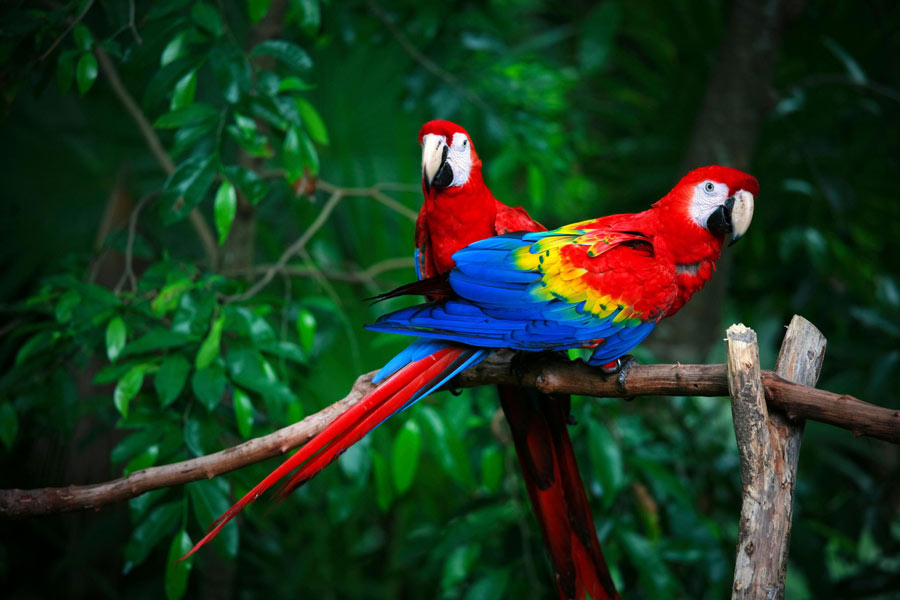
%> input picture data/parrots.jpg, 900 x 600 px
$ octave image_tutorial.m   (GNU Octave 9; MATLAB toolbox functions it lacks are replaced by stand-ins)
%> lines starting %> are read from the running program, lines starting %| are printed output that depends on the picture; in (x1, y1, x2, y2) boxes, pixels count from 0 and x2, y2 are one past the last pixel; in counts of white or black regions, pixels touching at a corner belong together; the program's own positions count from 1
clc;
clear;

%% read and show the image
A = imread('data/parrots.jpg');
%> A is the input picture: size 600x900x3 uint8; mean R, G, B 29, 54.4, 31.3

figure;
imshow(A);

%% drawing the three separate channels
% [15 lines of commented-out code are left out]

%% convert the rgb to gray and show it
A_gray = rgb2gray(A);
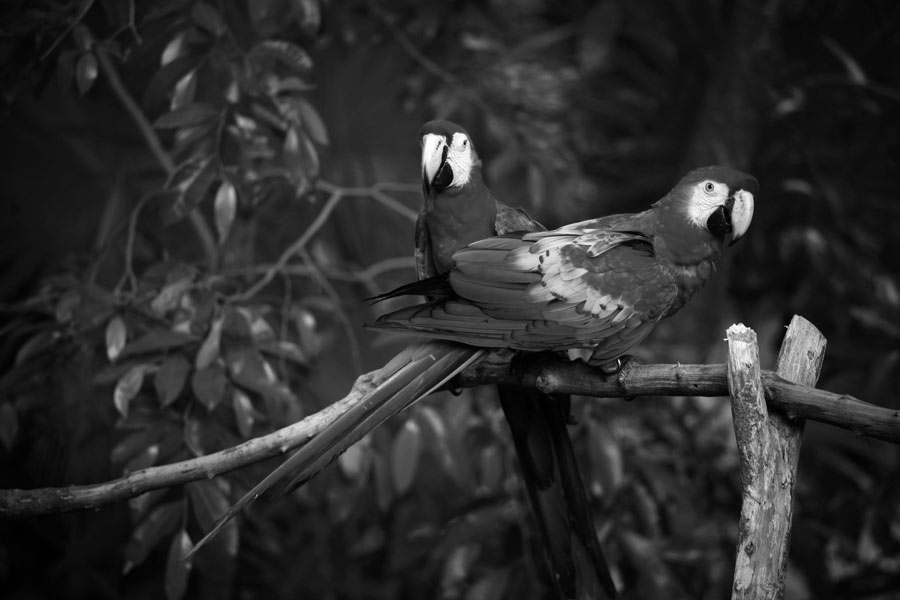
%> A_gray: size 600x900 uint8; min 0, max 255, mean 44.2

figure;
imshow(A_gray);

%% write image
imwrite(A_gray, 'data/gray_parrots.jpg');

%% cut some part of an image
A_cut = A_gray(200:400,300:600);
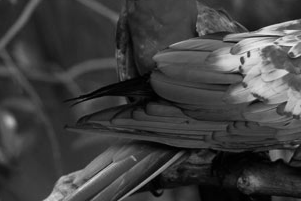
%> A_cut: size 201x301 uint8; min 0, max 237, mean 64.1
figure;
imshow(A_cut)

%% change the intensity of a rectangular of image to 255
A_gray_copy = A_gray;
A_gray_copy(55:100,55:100)=255;
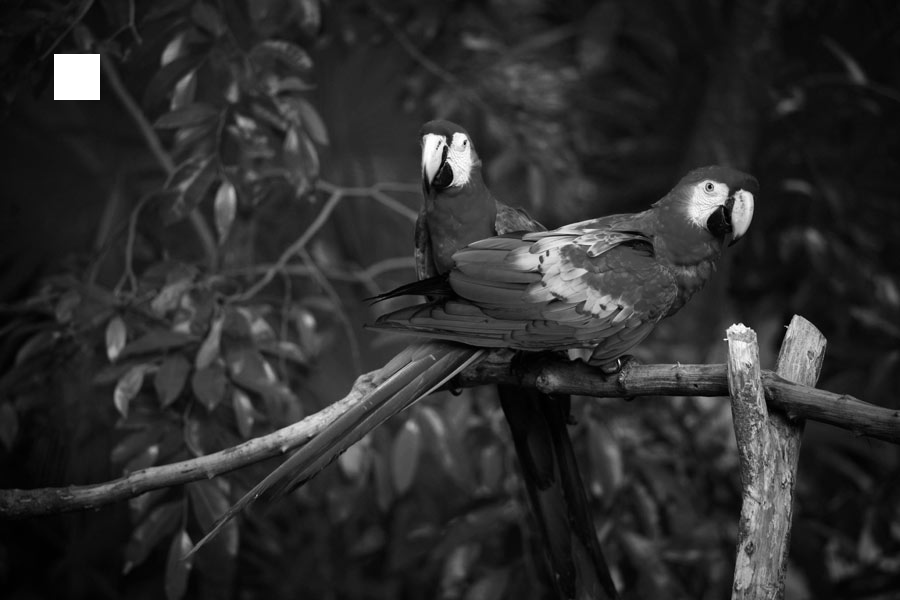
%> A_gray_copy: size 600x900 uint8; 0.39% of pixels changed, all inside (x1, y1, x2, y2) = (54, 54, 100, 100)
figure;
imshow(A_gray_copy)

%% brighten the image
A_brightened = A_gray*2;
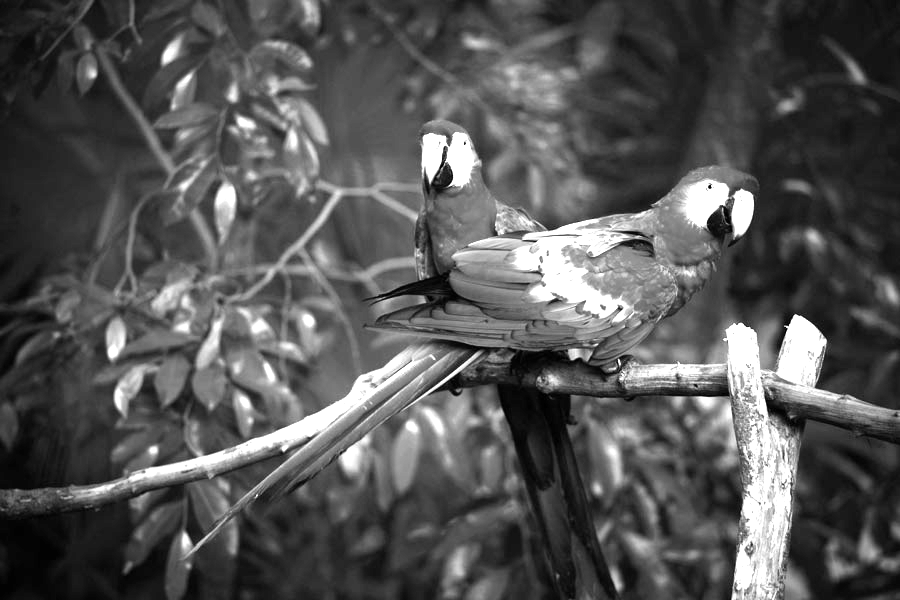
%> A_brightened: size 600x900 uint8; min 0, max 255, mean 85.1
figure;
imshow(A_brightened)

%% darken the image
A_darkened = A_gray*0.5;
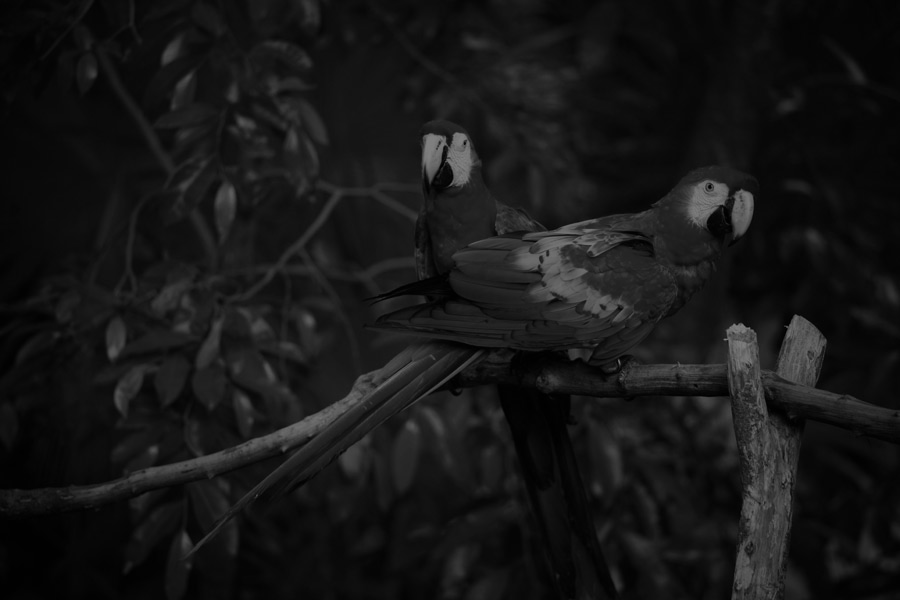
%> A_darkened: size 600x900 uint8; min 0, max 128, mean 22.3
figure;
imshow(A_darkened)

%% equlize the image and then plot the image histogram
A_gray_eq = histeq(A_gray);
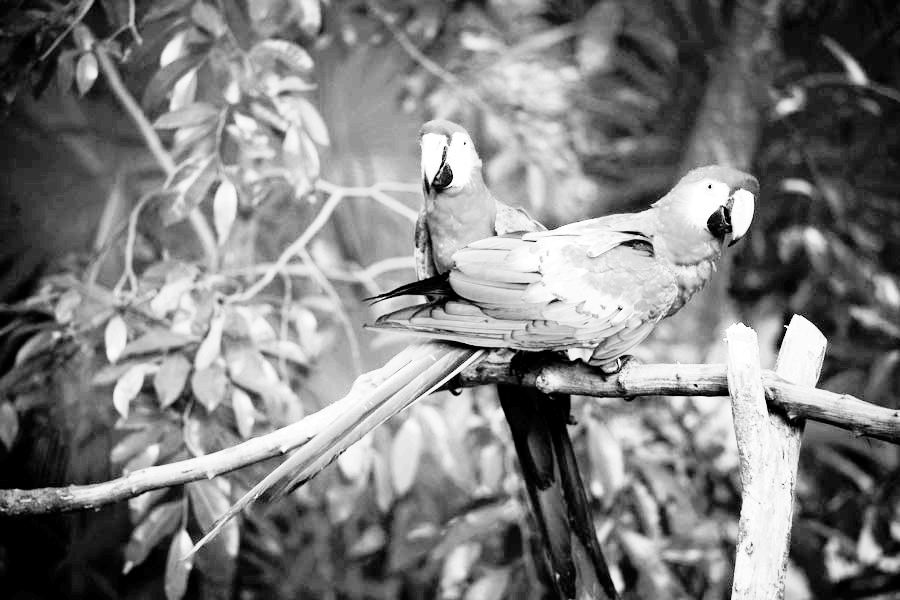
%> A_gray_eq: size 600x900 uint8; min 0, max 255, mean 127

figure;
imhist(A_gray_eq)
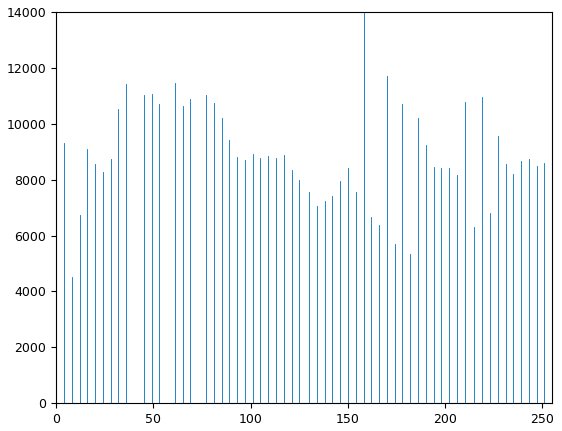
%> figure redrawn from the program's plot data; highest point at x = 158, y = 13954
